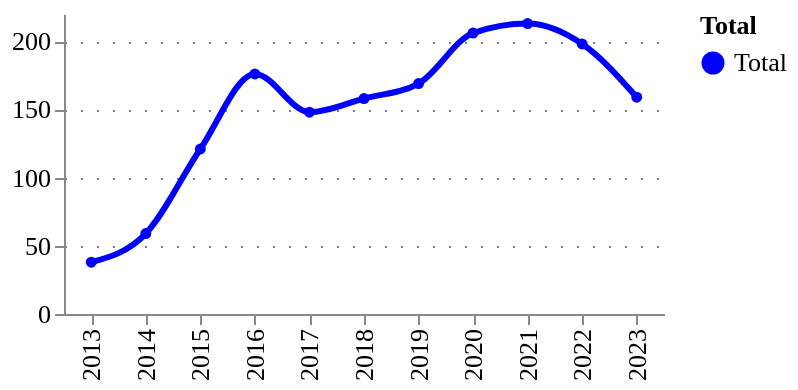

The cell this chart's notebook holds for it:
### Markdown cell above
Check stats without including China

### Code cell
# Filter only technology projects
patents_tech_type_df_wout_CN = (
    patents_exploded_df
    .query('country_code != "CN"')
    .query("id in @patents_tech_ids")
    .drop_duplicates(['id'])
)

ts_counts_tech_wout_CN = utils.get_timeseries(patents_tech_type_df_wout_CN, column='id')
utils.plot_quick_ts(ts_counts_tech_wout_CN, 'counts')

### Figure 1 — Vega-Lite specification as saved in the notebook (floating-point values rounded to 4 significant figures)
{"config": {"title": {"font": "Averta", "anchor": "start"}, "subtitle": {"font": "Averta"}, "axis": {"labelFont": "Averta", "titleFont": "Averta", "gridColor": "grey", "gridDash": [1, 7], "labelFontSize": 13, "titleFontSize": 13}, "header": {"labelFont": "Averta", "titleFont": "Averta"}, "legend": {"labelFont": "Averta", "titleFont": "Averta", "labelFontSize": 13, "titleFontSize": 13}, "range": {"category": ["#0000FF", "#FDB633", "#18A48C", "#9A1BBE", "#EB003B", "#FF6E47", "#646363", "#0F294A", "#97D9E3", "#A59BEE", "#F6A4B7", "#D2C9C0", "#FFFFFF", "#000000"], "ordinal": {"scheme": ["#0000FF", "#FDB633", "#18A48C", "#9A1BBE", "#EB003B", "#FF6E47", "#646363", "#0F294A", "#97D9E3", "#A59BEE", "#F6A4B7", "#D2C9C0", "#FFFFFF", "#000000"]}}, "view": {"strokeWidth": 0}}, "data": {"name": "data-8a159026aa846c08584e2a198bd00aca"}, "mark": {"type": "line", "interpolate": "monotone", "point": {"filled": true, "size": 30}, "size": 3, "strokeDash": [0]}, "encoding": {"color": {"field": "Total", "legend": {"orient": "right"}, "scale": {}, "type": "nominal"}, "tooltip": [{"field": "year", "title": "Year", "type": "ordinal"}, {"field": "Total", "type": "nominal"}, {"field": "amount", "format": ".3f", "title": "", "type": "quantitative"}], "x": {"field": "year", "title": "", "type": "ordinal"}, "y": {"field": "amount", "title": "", "type": "quantitative"}}, "height": 150, "title": {"anchor": "start", "text": "", "fontSize": 14, "subtitle": "", "subtitleFont": "Averta", "subtitleFontSize": 13}, "width": 300, "$schema": "https://vega.github.io/schema/vega-lite/v5.17.0.json", "datasets": {"data-8a159026aa846c08584e2a198bd00aca": [{"year": 2013, "counts": 38, "Total": "Total", "amount": 38.0}, {"year": 2014, "counts": 59, "Total": "Total", "amount": 59.0}, {"year": 2015, "counts": 121, "Total": "Total", "amount": 121.0}, {"year": 2016, "counts": 176, "Total": "Total", "amount": 176.0}, {"year": 2017, "counts": 148, "Total": "Total", "amount": 148.0}, {"year": 2018, "counts": 158, "Total": "Total", "amount": 158.0}, {"year": 2019, "counts": 169, "Total": "Total", "amount": 169.0}, {"year": 2020, "counts": 206, "Total": "Total", "amount": 206.0}, {"year": 2021, "counts": 213, "Total": "Total", "amount": 213.0}, {"year": 2022, "counts": 198, "Total": "Total", "amount": 198.0}, {"year": 2023, "counts": 159, "Total": "Total", "amount": 159.0}]}}
